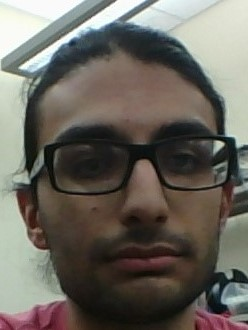
#> input picture OpenCV/Template.jpg, 248 x 330 px, given in place of A4.png, which was not available
$ python 'A Testing.py'
#> lines starting #> are read from the running program, lines starting #| are printed output that depends on the picture; after the words box and inside, x2 and y2 are one past the last pixel; in counts of white or black regions, pixels touching at a corner belong together; pictures that were not available may be replaced by others from this repository, and a replacement may not be noted
import cv2
import os
import numpy as np
from matplotlib import pyplot as plt
import time

#reads the template image and the image being searched through as greyscale
img = cv2.imread('A4.png', 0)
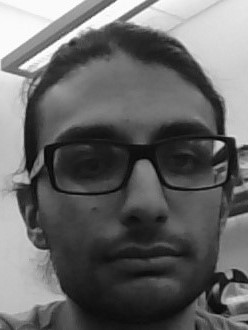
#> img: shape (330, 248); min 3, max 255, mean 102.7
img2 = img.copy()
#set template to image 'Template_A.png'
template = cv2.imread('Template_A.png',0)
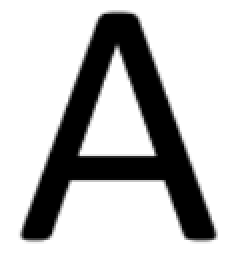
#> input picture OpenCV/Template_A.PNG, 117 x 130 px, found by its file name (shown 2 times larger)
#> template is the input picture: shape (130, 117); min 0, max 255, mean 190
cv2.imshow('image', template)


w, h = template.shape[::-1]
#> w = 117; h = 130

#compares the two images using a certain algo we chose
res = cv2.matchTemplate(img,template, cv2.TM_CCOEFF_NORMED)
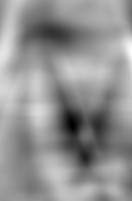
#> res: shape (201, 132) float32; min -0.306, max 0.331, mean 0.0593; drawn with min black and max white
min_val, max_val, min_loc, max_loc = cv2.minMaxLoc(res)
#> min_val = -0.306; max_val = 0.331; min_loc = (72, 124); max_loc = (131, 50)
top_left = max_loc
#> top_left = (131, 50)
bottom_right = (top_left[0] + w, top_left[1] + h)
#> bottom_right = (248, 180)
#create rectangle around the detected match
cv2.rectangle(img,top_left, bottom_right, 255, 2)
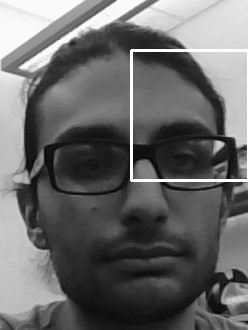
#> img: shape (330, 248); 1.48% of pixels changed, all inside (x1, y1, x2, y2) = (130, 49, 248, 182)
#show it to user
plt.subplot(121),plt.imshow(res,cmap = 'gray')
plt.title('Matching Result'), plt.xticks([]), plt.yticks([])
plt.subplot(122),plt.imshow(img,cmap = 'gray')
plt.title('Detected Point'), plt.xticks([]), plt.yticks([])
plt.suptitle('TM_CCOEFF')

#show the compared images
plt.show()
